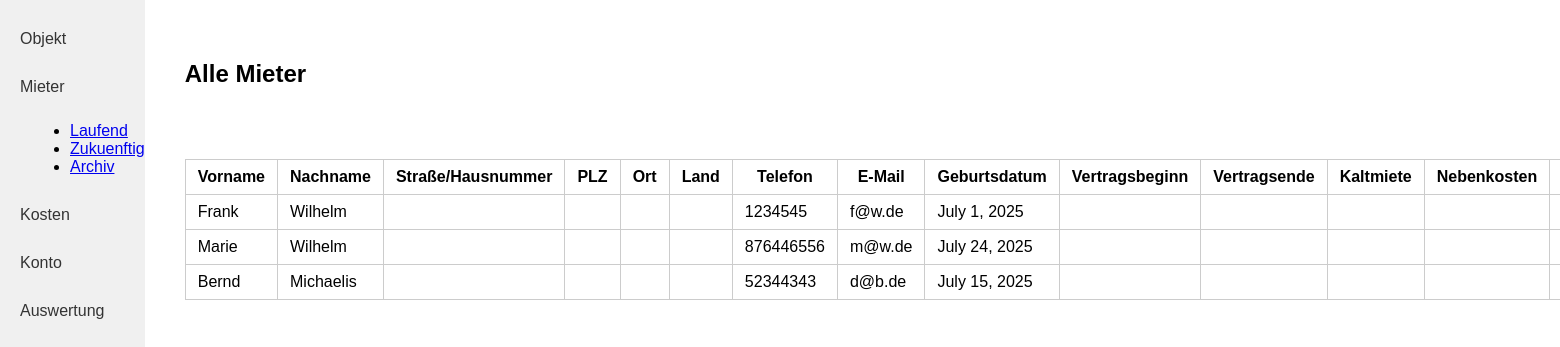
Page /mieter/ (signed in) on the earlier database version.
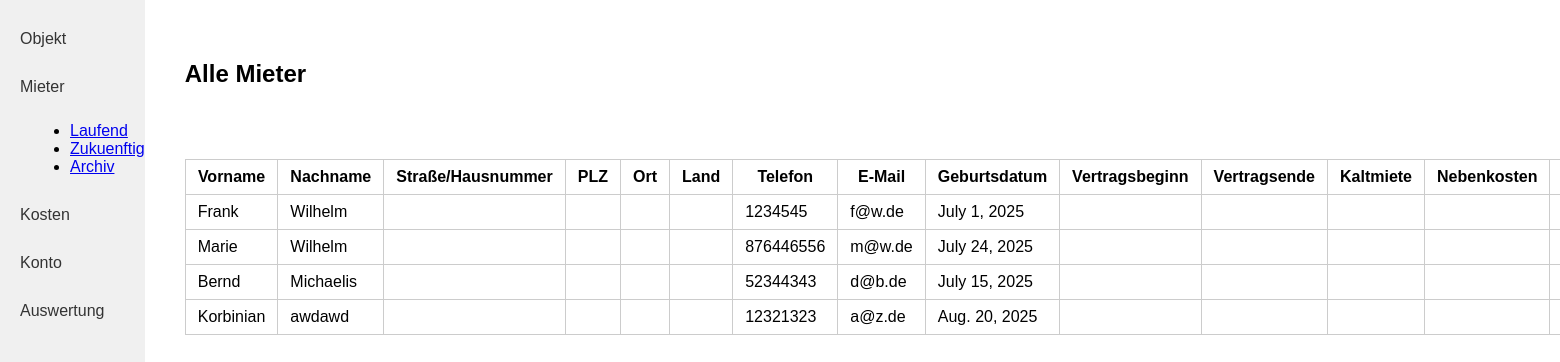
Same page on the later database version.
### kostenpruefung_mietobjekte_app/models.py (models this page shows, shortened)
class Mieter(models.Model):
    created_by = models.ForeignKey(User, on_delete=models.CASCADE, related_name="mieter_created", null=True, blank=True)
    vorname = models.CharField(max_length=255)
    nachname = models.CharField(max_length=255)
    telefon = models.CharField(max_length=100)
    e_mail = models.EmailField()
    geburtsdatum = models.DateField()

### kostenpruefung_mietobjekte_app/views.py (the view)
# urls.py: path('mieter/', mieter, name='mieter'),
@login_required
def mieter(request):
    mieter = Mieter.objects.filter(created_by=request.user)
    return render(request, 'kostenpruefung_mietobjekte_app/mieter.html', {'mieter': mieter})

### kostenpruefung_mietobjekte_app/templates/kostenpruefung_mietobjekte_app/mieter.html (shortened to what this page needs)
{% load static %}
<!DOCTYPE html>
<html lang="de">
<head>
    <link rel="stylesheet" href="{% static 'kostenpruefung_mietobjekte_app/style.css' %}">
</head>
<body>
<div class="flex-container">
    <nav class="sidebar">
        <a class="sidebar-link" href="{% url 'objekt_index' %}">Objekt</a>
        <a class="sidebar-link" href="{% url 'mieter' %}">Mieter</a>
        <ul style="list-style-type: disc; margin-left: 30px; margin-bottom: 20px;">
            <li><a href="#">Laufend</a></li>
            <li><a href="#">Zukuenftig</a></li>
            <li><a href="#">Archiv</a></li>
        </ul>
        <a class="sidebar-link" href="{% url 'kostenpruefung_mietobjekte_app:rechnungen' %}">Kosten</a>
        <a class="sidebar-link" href="{% url 'kostenpruefung_mietobjekte_app:konto' %}">Konto</a>
        <a class="sidebar-link" href="#">Auswertung</a>
    </nav>
    <div class="main-content">
        <h2>Alle Mieter</h2>
        <table class="object-table">
            <tr>
                <th>Vorname</th>
                <th>Nachname</th>
                <th>Straße/Hausnummer</th>
                <th>PLZ</th>
                <th>Ort</th>
                <th>Land</th>
                <th>Telefon</th>
                <th>E-Mail</th>
                <th>Geburtsdatum</th>
                <th>Vertragsbeginn</th>
                <th>Vertragsende</th>
                <th>Kaltmiete</th>
                <th>Nebenkosten</th>
                <th>Kaution</th>
            </tr>
            {% for m in mieter %}
            <tr>
                <td>{{ m.vorname }}</td>
                <td>{{ m.nachname }}</td>
                <td>{{ m.strasse_hausnummer }}</td>
                <td>{{ m.plz }}</td>
                <td>{{ m.ort }}</td>
                <td>{{ m.land }}</td>
                <td>{{ m.telefon }}</td>
                <td>{{ m.e_mail }}</td>
                <td>{{ m.geburtsdatum }}</td>
                <td>{{ m.vertragsbeginn }}</td>
                <td>{{ m.vertragsende }}</td>
                <td>{{ m.kaltmiete }}</td>
                <td>{{ m.nebenkosten }}</td>
                <td>{{ m.kaution }}</td>
            </tr>
            {% empty %}
            <tr>
                <td colspan="17">Keine Mieter vorhanden.</td>
            </tr>
            {% endfor %}
        </table>
    </div>
</div>
</body>
</html>

Differences in the rows shown:
added Mieter: vorname "Korbinian", nachname "awdawd", telefon "12321323", e_mail "a@z.de", geburtsdatum "Aug. 20, 2025"
